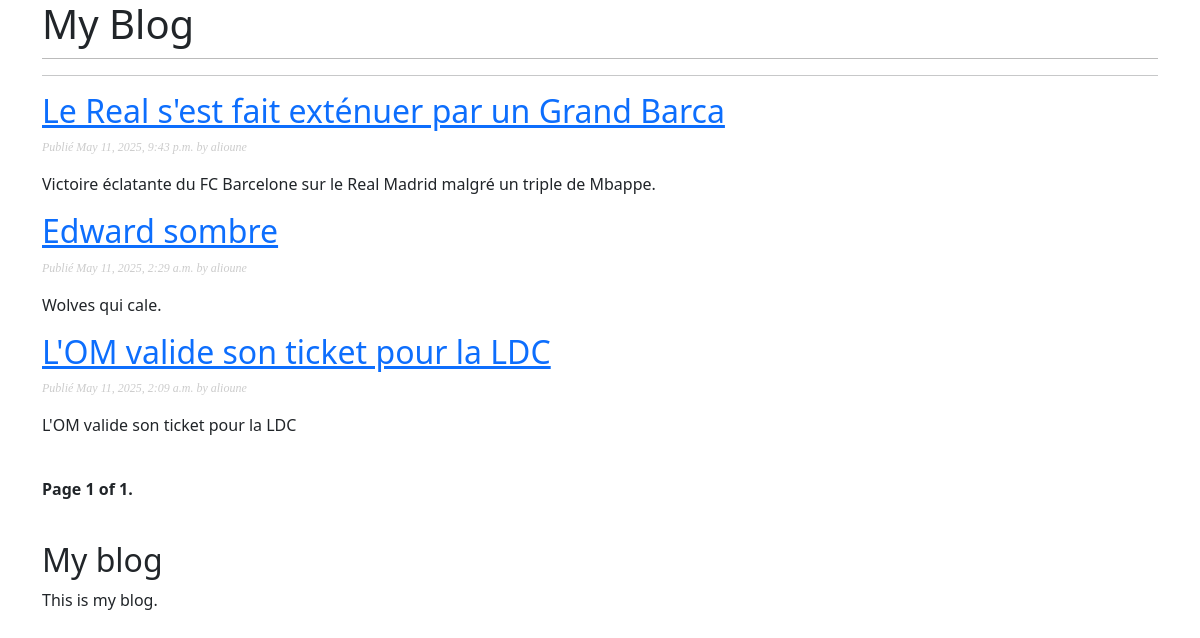
Screenshot of /blog/ with the database file from the repository.
### blog/models.py (models this page shows, shortened)
class Post(models.Model):
    class Status(models.TextChoices):
        DRAFT = 'DF','Draft'
        PUBLISHED = 'PB', 'Published'
    title = models.CharField(max_length=250)
    slug = models.SlugField(max_length=250,unique_for_date='publish')
    body = models.TextField()
    auteur = models.ForeignKey(settings.AUTH_USER_MODEL,on_delete=models.CASCADE,related_name='blog_posts')
    publish = models.DateTimeField(default=timezone.now)
    created = models.DateTimeField(auto_now_add=True)
    updated = models.DateTimeField(auto_now=True)
    status = models.CharField(max_length=2,choices=Status,default=Status.DRAFT)
    objects = models.Manager()
    published = PublishedManager()
    class Meta:
        ordering = ['-publish']
        indexes = [
            models.Index(fields=['-publish'])
        ]
    def get_absolute_url(self):
        return reverse(
            'blog:post_detail',
            args=[
                self.publish.year,
                self.publish.month,
                self.publish.day,
                self.slug
            ]
        )

### blog/views.py (the view)
# urls.py: path('',views.post_list,name='post_list'),
def post_list(request):
    post_list = Post.published.all()
    paginator = Paginator(post_list,3)
    page_number = request.GET.get('page',1)
    posts = paginator.page(page_number)
    context = {'posts':posts}
    return render(request,'blog/post/list.html',context)

### blog/models.py (called while the page is built)
    def get_queryset(self):
        return super().get_queryset().filter(status = Post.Status.PUBLISHED)

### blog/templates/blog/post/list.html (shortened to what this page needs)
{% extends "blog/base.html" %}
{% block content %}
 <h1>My Blog</h1>
 <hr>
 {% for post in posts %}
 <h2>
 <a href="{{ post.get_absolute_url }}">
 {{ post.title }}
 </a>
 </h2>
 <p class="date">
 Publié {{ post.publish }} by {{ post.auteur }}
 </p>
 {{ post.body|truncatewords:30|linebreaks }}
 {% endfor %}
{% include "pagination.html" with page=posts %}
{% endblock %}

### blog/templates/blog/base.html (shortened to what this page needs)
{% load static %}
<!DOCTYPE html>
<html>
<head>
 <link href="{% static 'css/blog.css' %}" rel="stylesheet">
 <link href="https://cdn.jsdelivr.net/npm/bootstrap@5.3.6/dist/css/bootstrap.min.css" rel="stylesheet">
</head>
<body>
<div class="container" >
{% block content %}
{% endblock %}
</div>
<div class="container">
    <div class="sidebar">
    <h2>My blog</h2>
    <p>This is my blog.</p>
    </div>
 </div>
</body>
</html>

### blog/templates/pagination.html (shortened to what this page needs)
<div class="pagination">
 <span class="step-links">
 <span class="current">
 Page {{ page.number }} of {{ page.paginator.num_pages }}.
 </span>
 </span>
</div>

### static/css/blog.css (style rules this page uses)
body { margin:0; padding:0; font-family:helvetica, sans-serif; }
a { color:#00abff; text-decoration:none; }
h1 { font-weight:normal; border-bottom:1px solid #bbb; padding:0 0 10px 0; }
h2 { font-weight:normal; margin:30px 0 0; }
p.date { color:#ccc; font-family: georgia, serif; font-size: 12px; font-style: italic; }
.pagination { margin:40px 0; font-weight:bold; }

### rows the page displays
Post: title "Le Real s'est fait exténuer par un Grand Barca", publish "May 11, 2025, 9:43 p.m.", auteur "alioune", body "Victoire éclatante du FC Barcelone sur le Real Madrid malgré un triple de Mbappe."
Post: title "Edward sombre", publish "May 11, 2025, 2:29 a.m.", auteur "alioune", body "Wolves qui cale."
Post: title "L'OM valide son ticket pour la LDC", publish "May 11, 2025, 2:09 a.m.", auteur "alioune", body "L'OM valide son ticket pour la LDC"

### other values shown
{{ page.number }} "1"
{{ page.paginator.num_pages }} "1"
